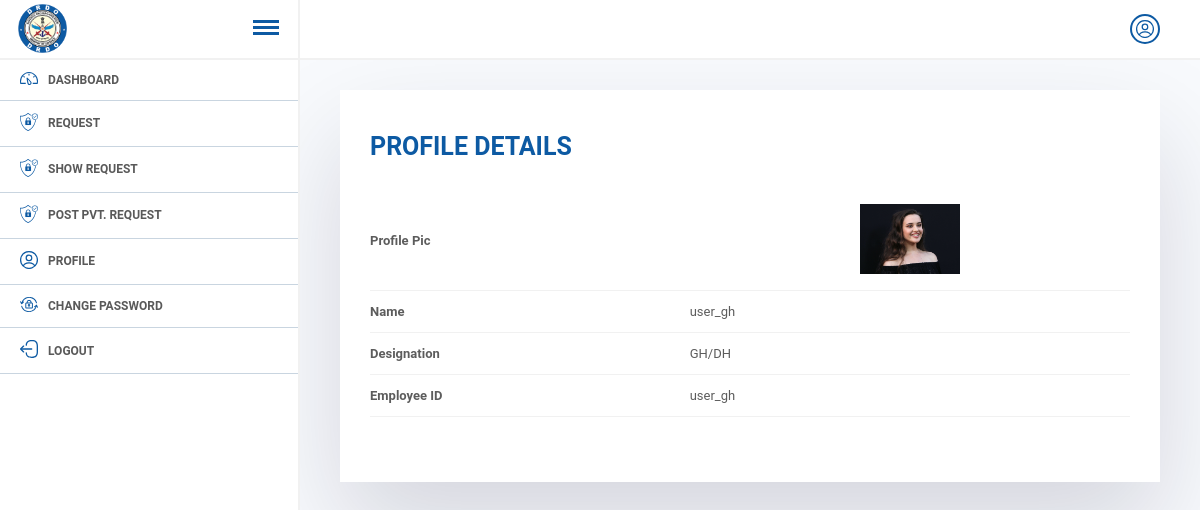
The app's page /adminpanel/fu-flr (signed in) with its own data.
### home/models.py (models this page shows, shortened)
class User(AbstractBaseUser, PermissionsMixin):
    position = models.CharField(max_length = 40, choices=postions)
    name = models.CharField(max_length=150)
    department = models.ForeignKey(Department, on_delete=models.CASCADE, null=True, blank=True)
    image = models.ImageField(upload_to="images", null=True, blank=True)
    employee_id = models.CharField(max_length=20, null=True, blank=True)
    gh_dh_user = models.ForeignKey("self",on_delete=models.CASCADE,null=True,blank=True,related_name="gh_dhh")
    tech_dir_user = models.ForeignKey("self",on_delete=models.CASCADE,null=True, blank=True, related_name="tech_dirr")
    is_staff = models.BooleanField(default=False)
    is_active = models.BooleanField(default=True)
    adhaar_no = models.CharField(max_length=20, null=True, blank=True, default=None)
    location = models.TextField(null=True, blank=True, default=None)
    department_access = models.BooleanField(default=False, null=True, blank=True)
    pis = models.CharField(max_length=200, unique=True)
    designation = models.CharField(max_length=50,null=True,blank=True)
    objects = UserManager()
    USERNAME_FIELD = 'pis'

### adminapp/views.py (the view)
# urls.py: path("fu-flr", full_profile, name="fullprofile"),
def full_profile(request):
    return render(request, "profile.html")

### home/context_processors.py (called while the page is built)
def my_context_processor(request):
    dir_objs= Appointment.objects.filter(Q(date__gte = datetime.now()) & Q(final_status= "Pending")).count()
    dir_objs1 = Appointment.objects.filter(Q(date__gte = datetime.now()) & Q(final_status= "Pending"))
    context = {}
    context["dir_objs"] = dir_objs
    context["dir_objs1"] = dir_objs1
    context["user"] = request.user
    return {"data":context}

### templates/profile.html (shortened to what this page needs)
{% extends 'foundation.html' %}
{% block admincontent %}
<div class="profile-d">
  <h1 style ="text-align: center; margin-bottom: 10px;">Profile Details</h1>
   <div class="table">
    <table style="width:100%"  cellpadding="15px">
      {% if request.user.image %}
      <tr>
          <th>Profile Pic</th>
          <td id="imagetd"><img src="/media/{{request.user.image}}" alt="" srcset=""></td>
        </tr>
      {% endif %}
      <tr>
        <th>Name</th>
        <td>{{request.user.name}}</td>
      </tr>
      <tr>
        <th>Designation</th>
        <td>{{request.user.position}}</td>
      </tr>
      <tr>
        <th>Employee ID</th>
        <td>{{request.user.employee_id}}</td>
      </tr>
    </table>
   </div>
</div>
{% endblock admincontent %}

### static/css/main.css (style rules this page uses)
* { margin: 0; padding: 0; box-sizing: border-box; font-family: 'Roboto', sans-serif; }
body { position: relative; width: 100%; }
.table { overflow-x: auto; }
.table tbody td, .table tbody th { padding: 5px 10px; }
table { width: 100%; text-align: left; border-collapse: collapse; }
tr { border-bottom: 1px solid #f1f1f1; }
td, th { padding-block: 20px; text-align: left; margin-right: 10px; }
img { padding: 0px !important; }
td#imagetd { text-align: center; height: auto !important; }
td#imagetd img { max-width: 100px; }
.profile-d { margin: 30px 0px; padding: 37px 30px 65px 30px; background: #fff; box-shadow: rgba(17, 12, 46, 0.15) 0px 48px 100px 0px; }
.profile-d h1 { font-size: 25px; color: #0d5aa3; text-transform: uppercase; padding: 5px 0 20px 0; text-align: left !important; }
.profile-d table, th, td { border: none !important; border-collapse: collapse; font-size: 13px; color: #000000a3; padding: 13px 0 !important; }

### records on screen
User: user.image (picture), user.name "user_gh", user.position "GH/DH", user.employee_id "user_gh"
